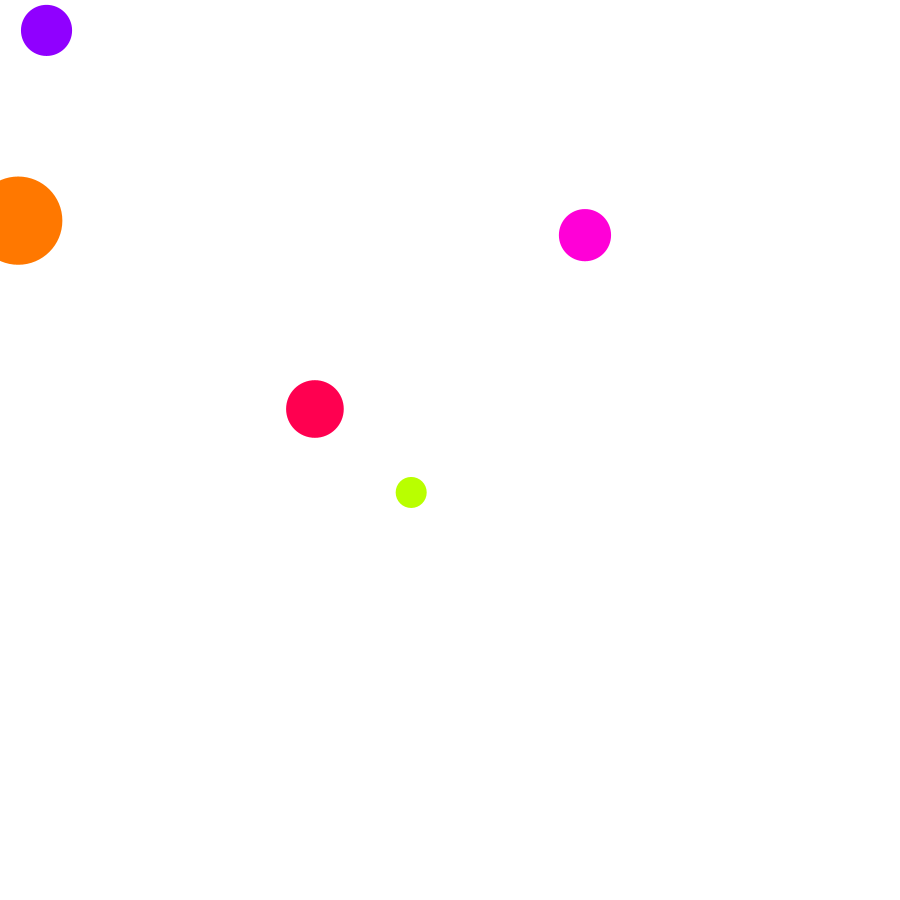
Frame 1 (no input)
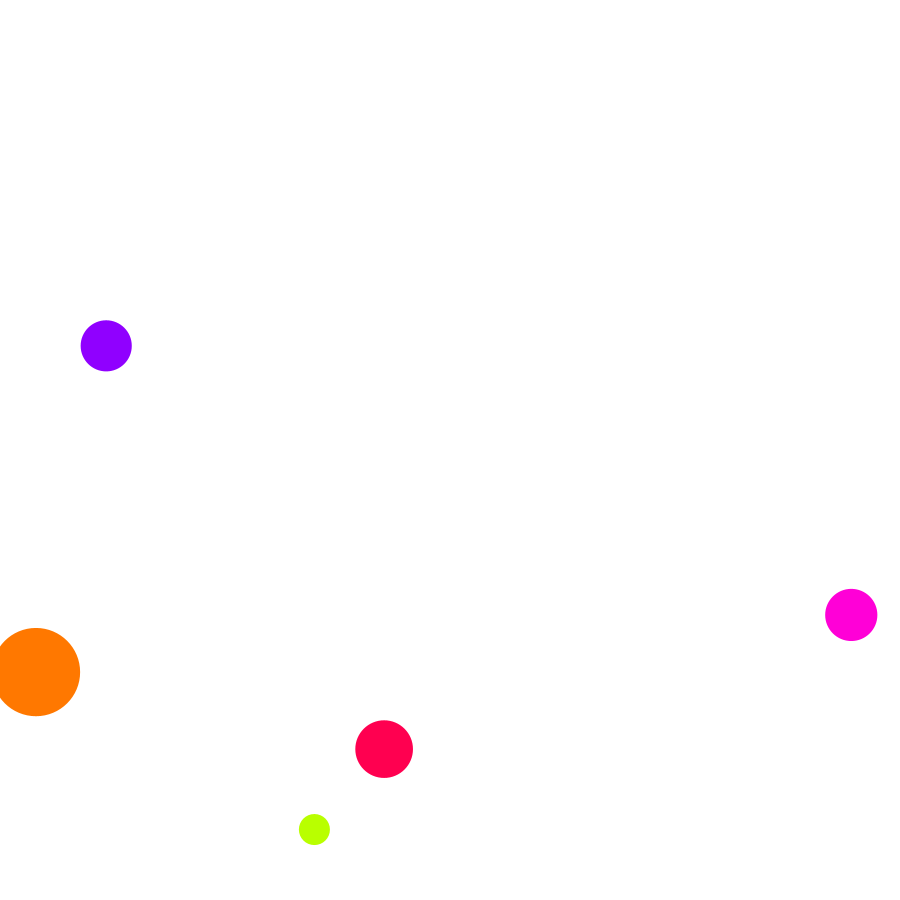
Frame 60 (the mouse pressed at the canvas centre just before this capture)
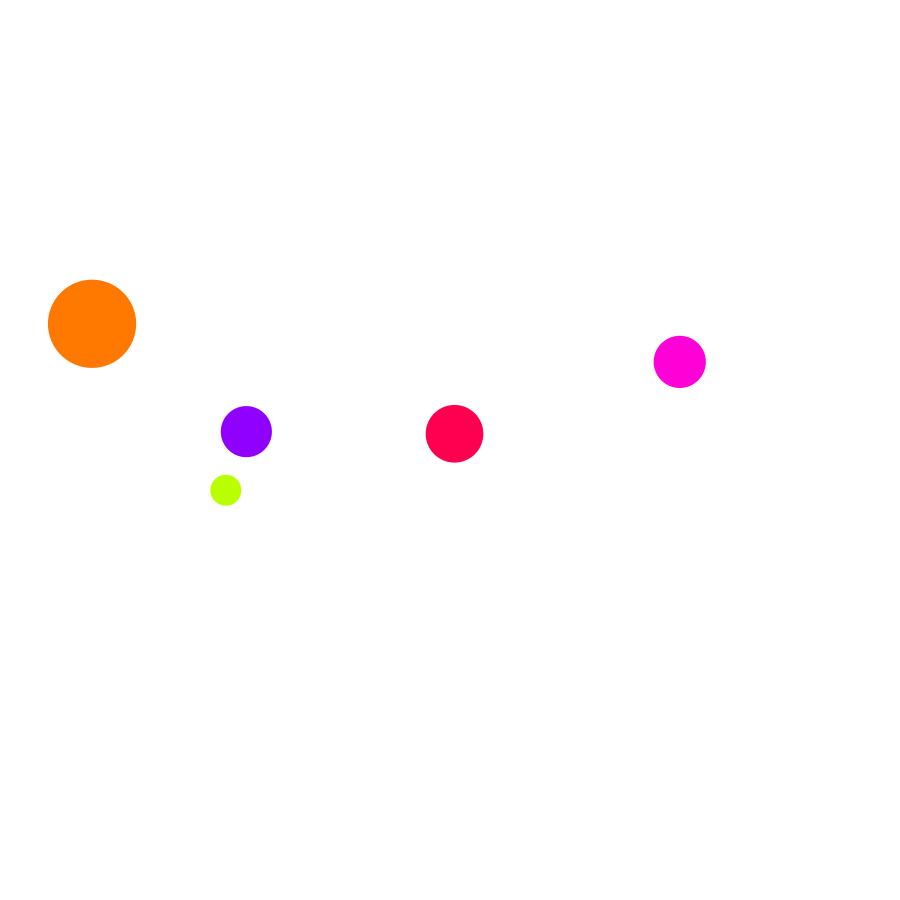
Frame 120 (the mouse held since frame 60 and released just before this capture)

The Processing sketch that drew these frames (run headless with seeded random() and noise(); from frame 60 on, the mouse is pressed at the canvas centre):

// Processing sketch: processing_67094
// ── processing_67094.pde

int num = 5; // number of balls
float gravity = .5;
float friction = .5;
float[] xCor = new float[num]; // X Cordinate for all the balls
float[] yCor = new float[num];
float[] xSpeed = new float[num];
float[] ySpeed = new float[num];
float[] ballColor = new float[num];
float[] ballSize = new float[num];


void setup() {
  size(900, 900);
  smooth();
  noStroke();  
  fill(0);
  colorMode(HSB, 100, 100, 100);

  for (int i = 0; i < num; i++) {
    xCor[i] = random(5, width-5);
    yCor[i] = random(5, width-5);
    xSpeed[i] = random(-5, 5);
    ySpeed[i] = random(-5, 5);
    ballColor[i] = random(1, 100);
    ballSize[i] = random(30, 100);
  }
}  

void draw() {
  background(100);
  for ( int j = 0; j < num-1; j++) {    
    for (int k = j+1; k < num; k++) {
      if ( dist(xCor[j], yCor[j], xCor[k], yCor[k]) <= (ballSize[j]/2 + ballSize[k]/2) ) {
        if (xSpeed[j] < 0 && xSpeed[k] > 0 || xSpeed[j] > 0 && xSpeed[k] < 0) {
          xSpeed[j] *= -1;
          xSpeed[k] *= -1;
        }
        if (ySpeed[j] < 0 && ySpeed[k] > 0 || ySpeed[j] > 0 && ySpeed[k] < 0) {
          ySpeed[j] *= -1;
          ySpeed[k] *= -1;
        }
      }
    }
  }
  for (int i = 0; i < num; i++) {
    if (xCor[i] >= width || xCor[i] <= 0) {
      xSpeed[i] *= -1;
    }
    if (yCor[i] >= height || yCor[i] <= 0) {
      ySpeed[i] *= -1;
    }
    ySpeed[i] = ySpeed[i] + gravity;
    
    if(yCor[i] > height){
      yCor[i] = height;
    }
    
    xCor[i] += xSpeed[i];
    yCor[i] += ySpeed[i]*friction;
    fill(ballColor[i], 100, 100);
    ellipse(xCor[i], yCor[i], ballSize[i], ballSize[i]);
  }
}
